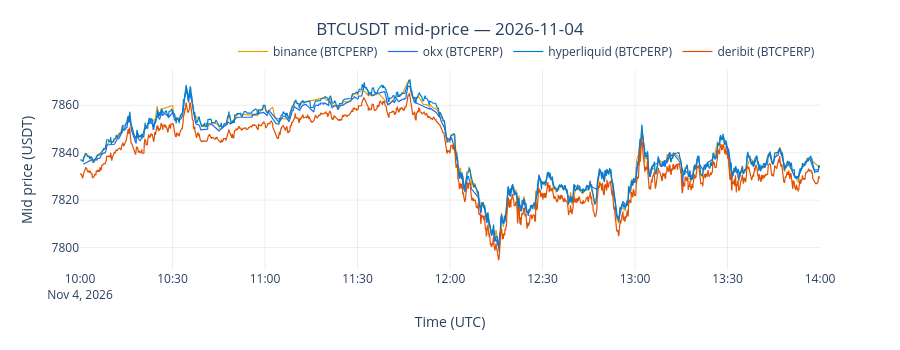

Notebook cell for this chart:
### Markdown cell above
## 6. Mid-Price Check

Reconstruct best-bid/offer from the delta stream and verify price continuity before the backtest.

### Code cell
import numpy as np

_ACTION_CLEAR  = 4
_ACTION_DELETE = 3
_SIDE_BUY      = 1

def reconstruct_bbo(deltas, max_levels=10):
    """Walk deltas and reconstruct (ts_ns, bid, ask) BBO series."""
    bids: dict[int, int] = {}
    asks: dict[int, int] = {}
    rows = []
    for d in deltas:
        action = int(d.action)
        side   = int(d.order.side) if hasattr(d, "order") and d.order else 0
        price  = int(d.order.price) if hasattr(d, "order") and d.order else 0
        size   = int(d.order.size)  if hasattr(d, "order") and d.order else 0
        ts     = int(d.ts_event)

        if action == _ACTION_CLEAR:
            bids.clear(); asks.clear(); continue
        book = bids if side == _SIDE_BUY else asks
        if action == _ACTION_DELETE or size == 0:
            book.pop(price, None)
        else:
            book[price] = size

        if int(d.flags) & 1:
            if bids and asks:
                bid_p = max(bids) / 10
                ask_p = min(asks) / 10
                if bid_p < ask_p:
                    rows.append((ts, bid_p, ask_p))
    return rows

fig = go.Figure()
for venue, deltas in DELTAS.items():
    bbo = reconstruct_bbo(deltas)
    if not bbo:
        continue
    ts_arr  = np.array([r[0] for r in bbo], dtype="float64") / 1e9
    mid_arr = [(r[1] + r[2]) / 2 for r in bbo]
    dt_arr  = [datetime.fromtimestamp(t, tz=timezone.utc) for t in ts_arr[::max(1,len(ts_arr)//2000)]]
    mid_down = mid_arr[::max(1,len(mid_arr)//2000)]
    ticker   = DATA_SOURCES[venue][0]
    fig.add_trace(go.Scatter(
        x=dt_arr, y=mid_down,
        name=f"{venue} ({ticker})",
        line=dict(color=COLORS[venue], width=1.2),
    ))

fig.update_layout(
    title=dict(text=f"BTCUSDT mid-price — {DATE}", x=0.5),
    template="plotly_white", height=350,
    xaxis_title="Time (UTC)", yaxis_title="Mid price (USDT)",
    legend=dict(orientation="h", yanchor="bottom", y=1.02, xanchor="right", x=1),
    margin=dict(t=70),
)
fig.update_xaxes(showgrid=True, gridcolor="rgba(0,0,0,0.07)")
fig.update_yaxes(showgrid=True, gridcolor="rgba(0,0,0,0.07)")
fig.show()
ipy_display(Image(fig.to_image(format="png", scale=2, width=950)))

### Figure 1 — Plotly figure (JSON) as saved in the notebook; plotly's stock layout.template omitted (floating-point values rounded to 4 significant figures; data arrays with more than 128 entries replaced by an {"elided": "..."} marker saying what was removed)
{"data": [{"line": {"color": "#E8A000", "width": 1.2}, "name": "binance (BTCPERP)", "type": "scatter", "x": {"elided": "2874 str values"}, "y": {"elided": "2874 float values"}}, {"line": {"color": "#1B6CF7", "width": 1.2}, "name": "okx (BTCPERP)", "type": "scatter", "x": {"elided": "2171 str values"}, "y": {"elided": "2171 float values"}}, {"line": {"color": "#0080CC", "width": 1.2}, "name": "hyperliquid (BTCPERP)", "type": "scatter", "x": {"elided": "1458 str values"}, "y": {"elided": "1458 float values"}}, {"line": {"color": "#E05000", "width": 1.2}, "name": "deribit (BTCPERP)", "type": "scatter", "x": {"elided": "2129 str values"}, "y": {"elided": "2129 float values"}}], "layout": {"height": 350, "legend": {"orientation": "h", "x": 1, "xanchor": "right", "y": 1.02, "yanchor": "bottom"}, "margin": {"t": 70}, "title": {"text": "BTCUSDT mid-price — 2026-11-04", "x": 0.5}, "xaxis": {"gridcolor": "rgba(0,0,0,0.07)", "showgrid": true, "title": {"text": "Time (UTC)"}}, "yaxis": {"gridcolor": "rgba(0,0,0,0.07)", "showgrid": true, "title": {"text": "Mid price (USDT)"}}}}
